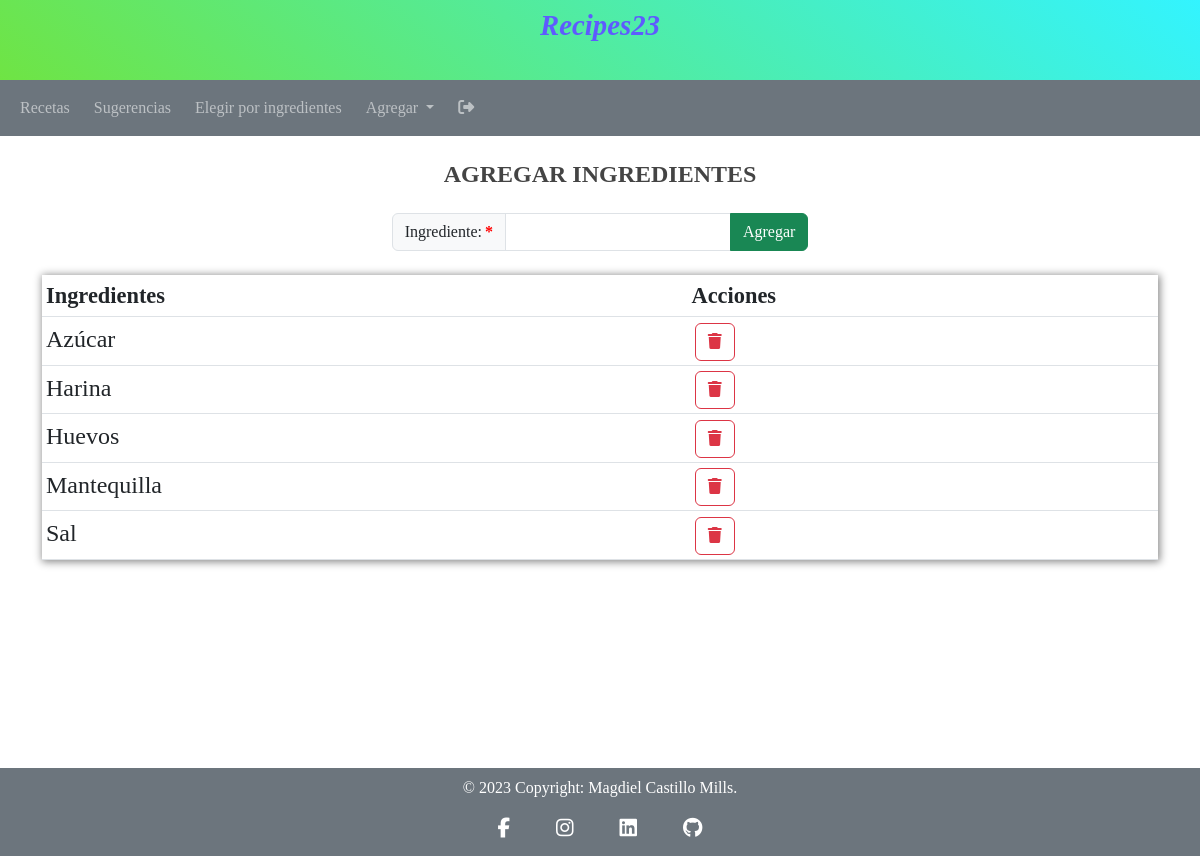
The app's page /views/add-ingredients.php (signed in) with its own data.
### tables this page shows
CREATE TABLE `ingredients` (
  `id` int NOT NULL AUTO_INCREMENT,
  `ingredient` varchar(50) NOT NULL,
  `username` varchar(30) NOT NULL,
  PRIMARY KEY (`id`),
  CONSTRAINT `fk_ingredients_users` FOREIGN KEY (`username`) REFERENCES `users` (`username`)
);

### views/add-ingredients.php (the view, shortened to what this page needs)
<?php
require_once ("../config/db_Connection.php");
require_once ("../modules/head.php");
require_once ("../modules/nav.php");
?>
<main class="container p-4">
    <div class="row text-center justify-content-center">
    <h3>AGREGAR INGREDIENTES</h3>
        <form method="POST" action="../actions/create.php" autocomplete="on" class="mt-3 col-auto" onsubmit="return validation('add_ingredient', /[a-zA-Z\t\h]+|(^$)/ )">
            <div class="input-group mb-4">
                <label  class="input-group-text is-required" for="add_ingredient">Ingrediente: </label>
                <input  class="form-control" type="text" id="add_ingredient" name="add_ingredient" pattern="[a-zA-Z áéíóúÁÉÍÓÚñÑ]+" oninvalid="setCustomValidity('¡Solo letras por favor!')" minlength="2" maxlength="20" autofocus required>
                <input class="btn btn-success" type="submit" value="Agregar">
            </div>
        </form>
    </div>
    <div class="row">
         <?php
            $sql = "SELECT ingredient FROM ingredients WHERE username = '" . $_SESSION['username'] . "' ORDER BY ingredient;";
            $result = $conn -> query($sql);
            if($result -> num_rows > 0){
        ?>
        <table class="table table-sm p-4 col-auto">
            <thead>
                <tr class="bg-primary">
                    <th>Ingredientes</th>
                    <th>Acciones</th>
                </tr>
            </thead>
            <tbody>
            <?php
                while($row = $result -> fetch_assoc()){
                    $html = "<tr>";
                    $html .= "<td>" . ucfirst($row['ingredient']) . "</td>";
                    $html .= "<td>";
                    $html .= "<a href='../actions/delete.php?ingredientname=" . $row['ingredient'] . "' " . "class='btn btn-outline-danger' title='Eliminar'><i class='fa-solid fa-trash'></i></a>";
                    $html .= "</td>";
                    $html .= "</tr>";
                    echo $html;
                }
            ?>
            </tbody>
        </table>
            <?php
            } else {
                $html = "<p>";
                $html .= "Agregue los ingredientes...";
                $html .= "</p>";
                echo $html;
            }
            ?>
    </div>
</main>
<?php
require_once ("../modules/footer.php");
?>

### css/styles.css (style rules this page uses)
* { font-family:'Times New Roman', Times, serif; }
main { min-height: calc(100vh - 12rem); }
h3 { font-size: 1.5rem; color: #444; font-weight: bold; }
.btn-outline-danger { margin-left: 0.2rem; }
table { box-shadow: 1px 1px 8px 1px #888; }
thead { background-color:#444444; }
thead tr { font-weight: bold; font-size: 1.4rem; color:#ffffff; }
tbody { background-color:rgb(255, 246, 234); }
table td a { text-decoration:none; color: rgb(22, 182, 4); }
table td, p, ul li, ol li, li a { font-size: 1.5rem; color: rgb(22, 182, 4); text-decoration: none; }
label, select, input, option { font-size: 1.2rem; }
.is-required:after { content: '*'; margin-left: 3px; color: red; font-weight: bold; }

### records on screen
ingredients: ingredient "Azúcar"
ingredients: ingredient "Harina"
ingredients: ingredient "Huevos"
ingredients: ingredient "Mantequilla"
ingredients: ingredient "Sal"
